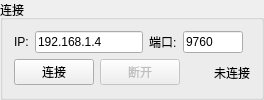
         <widget class="QGroupBox" name="robotConnGroup">
          <property name="title">
           <string>连接</string>
          </property>
          <layout class="QVBoxLayout" name="robotConnLayout">
           <item>
            <layout class="QHBoxLayout" name="robotConnRow1">
             <item>
              <widget class="QLabel" name="robotIpLabel">
               <property name="text">
                <string>IP:</string>
               </property>
              </widget>
             </item>
             <item>
              <widget class="QLineEdit" name="robotIpEdit">
               <property name="maximumSize">
                <size>
                 <width>130</width>
                 <height>16777215</height>
                </size>
               </property>
               <property name="text">
                <string>192.168.1.4</string>
               </property>
              </widget>
             </item>
             <item>
              <widget class="QLabel" name="robotPortLabel">
               <property name="text">
                <string>端口:</string>
               </property>
              </widget>
             </item>
             <item>
              <widget class="QLineEdit" name="robotPortEdit">
               <property name="maximumSize">
                <size>
                 <width>60</width>
                 <height>16777215</height>
                </size>
               </property>
               <property name="text">
                <string>9760</string>
               </property>
              </widget>
             </item>
             <item>
              <spacer name="hSpacerConn1">
               <property name="orientation">
                <enum>Qt::Orientation::Horizontal</enum>
               </property>
               <property name="sizeHint" stdset="0">
                <size>
                 <width>0</width>
                 <height>0</height>
                </size>
               </property>
              </spacer>
             </item>
            </layout>
           </item>
           <item>
            <layout class="QHBoxLayout" name="robotConnRow2">
             <item>
              <widget class="QPushButton" name="robotBtnConnect">
               <property name="text">
                <string>连接</string>
               </property>
              </widget>
             </item>
             <item>
              <widget class="QPushButton" name="robotBtnDisconnect">
               <property name="enabled">
                <bool>false</bool>
               </property>
               <property name="text">
                <string>断开</string>
               </property>
              </widget>
             </item>
             <item>
              <spacer name="hSpacerConn2">
               <property name="orientation">
                <enum>Qt::Orientation::Horizontal</enum>
               </property>
               <property name="sizeHint" stdset="0">
                <size>
                 <width>10</width>
                 <height>0</height>
                </size>
               </property>
              </spacer>
             </item>
             <item>
              <widget class="QLabel" name="robotStatusLight">
               <property name="minimumSize">
                <size>
                 <width>12</width>
                 <height>12</height>
                </size>
               </property>
              </widget>
             </item>
             <item>
              <widget class="QLabel" name="robotStatusLabel">
               <property name="text">
                <string>未连接</string>
               </property>
              </widget>
             </item>
             <item>
              <spacer name="hSpacerConn3">
               <property name="orientation">
                <enum>Qt::Orientation::Horizontal</enum>
               </property>
               <property name="sizeHint" stdset="0">
                <size>
                 <width>0</width>
                 <height>0</height>
                </size>
               </property>
              </spacer>
             </item>
            </layout>
           </item>
          </layout>
         </widget>
